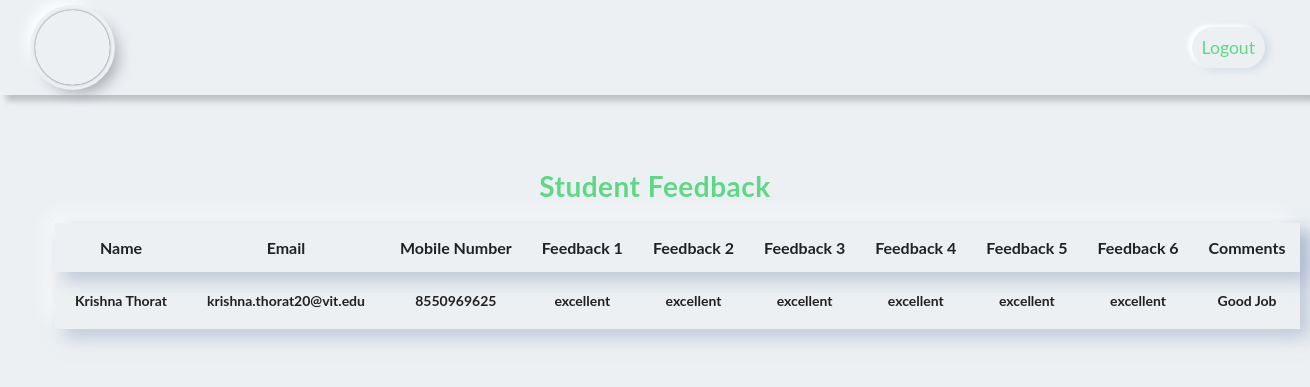
The page /admin/dashboard.php (signed in) on the database its author committed.
### tables this page shows
CREATE TABLE `user_feedback` (
  `id` int(11) NOT NULL,
  `user_name` varchar(255) NOT NULL,
  `user_email` varchar(255) NOT NULL,
  `user_mobile` varchar(255) NOT NULL,
  `user_feedback1` varchar(255) NOT NULL,
  `user_feedback2` varchar(255) NOT NULL,
  `user_feedback3` varchar(255) NOT NULL,
  `user_feedback4` varchar(255) NOT NULL,
  `user_feedback5` varchar(255) NOT NULL,
  `user_feedback6` varchar(255) NOT NULL,
  `user_comments` text
);

### admin/dashboard.php (the view, shortened to what this page needs)
<?php
include('session.php');
$sql = "SELECT * FROM user_feedback";
$result = $conn->query($sql);
?>
<!DOCTYPE html>
<html>
<head>
    <link rel="stylesheet" href="https://cdnjs.cloudflare.com/ajax/libs/font-awesome/5.15.2/css/all.min.css" />
    <link rel="stylesheet" href="dashboard_style.css">
</head>
<body>
    <?php include_once('aside/header.php'); ?>
    <div class="kt-dashboard-div">
        <div class="kt-dashboard-title">Student Feedback</div>
        <table class="kt-dashboard-table">
            <thead>
                <tr>
                    <th>Name</th>
                    <th>Email</th>
                    <th>Mobile Number</th>
                    <th>Feedback 1</th>
                    <th>Feedback 2</th>
                    <th>Feedback 3</th>
                    <th>Feedback 4</th>
                    <th>Feedback 5</th>
                    <th>Feedback 6</th>
                    <th>Comments</th>
                </tr>
            </thead>
            <tbody>
                <?php
                if ($result->num_rows > 0) {
                    while ($row = $result->fetch_assoc()) {
                        echo "<tr>";
                        echo "<td>" . $row["user_name"] . "</td>";
                        echo "<td>" . $row["user_email"] . "</td>";
                        echo "<td>" . $row["user_mobile"] . "</td>";
                        echo "<td>" . $row["user_feedback1"] . "</td>";
                        echo "<td>" . $row["user_feedback2"] . "</td>";
                        echo "<td>" . $row["user_feedback3"] . "</td>";
                        echo "<td>" . $row["user_feedback4"] . "</td>";
                        echo "<td>" . $row["user_feedback5"] . "</td>";
                        echo "<td>" . $row["user_feedback6"] . "</td>";
                        echo "<td>" . $row["user_comments"] . "</td>";
                        echo "</tr>";
                    }
                } else {
                    echo "0 results";
                }
                ?>
            </tbody>
        </table>
    </div>
</body>
</html>

### admin/aside/header.php (shortened to what this page needs)
<div class="kt-header-div">
    <a href="dashboard.php" class="kt-header-logo"></a>
    <a class="kt-logout" href="logout.php">Logout</a>
</div>

### admin/dashboard_style.css (style rules this page uses)
* { margin: 0; padding: 0; box-sizing: border-box; }
body { height: 100vh; width: 100vw; font-family: "Lato", sans-serif; font-weight: 700; color: #555; background: #ecf0f3; }
a { text-decoration: none; }
.kt-header-div { padding: 10px 35px; background: #ecf0f3; display: grid; align-items: center; grid-template-columns: repeat(3, 1fr); grid-template-areas: "header-logo header-navlinks header-logout"; box-shadow: -6px -6px 6px rgba(255, 255, 255, 0.8), 6px 6px 6px rgba(0, 0, 0, 0.2); }
.kt-header-logo { grid-area: header-logo; background: url("https://www.vit.edu/images/vit-logo.png"); background-position: 50% 50%; background-size: 50px 50px; background-repeat: no-repeat; width: 75px; height: 75px; border-radius: 50%; box-shadow: 0px 0px 2px #5f5f5f, 0px 0px 0px 5px #ecf0f3, 8px 8px 15px #a7aaaf, -8px -8px 15px #ffffff; }
.kt-logout { grid-area: header-logout; justify-self: end; padding: 10px; margin: 0 10px; font-size: 1.1em; border-radius: 40px; border-style: none; color: #5ed887; font-weight: normal; background-color: #ecf0f3; box-shadow: -4px -2px 4px 0px #fff, 4px 2px 8px 0px #d1d9e6; }
.kt-dashboard-div { padding: 30px 35px 30px 35px; margin: 20px 20px; border-radius: 15px; background: #ecf0f3; }
.kt-dashboard-title { font-size: 28px; padding-top: 24px; letter-spacing: 0.5px; color: #5ed887; text-align: center; }
table.kt-dashboard-table { width: 100%; margin-top: 20px; border-spacing: 0; color: #212121; text-align: center; box-shadow: 9px 9px 16px rgba(163, 177, 198, 0.6), -9px -9px 16px rgba(255, 255, 255, 0.6); }
table.kt-dashboard-table thead { box-shadow: 9px 9px 16px rgba(163, 177, 198, 0.6); }
table.kt-dashboard-table th { padding: 15px; white-space: nowrap; }
table.kt-dashboard-table > tbody > tr > td { padding: 20px; font-size: 14px; white-space: nowrap; position: relative; }

### rows shown on the page
user_feedback: user_name "Krishna Thorat", user_email "krishna.thorat20@vit.edu", user_mobile "8550969625", user_feedback1 "excellent", user_feedback2 "excellent", user_feedback3 "excellent", user_feedback4 "excellent", user_feedback5 "excellent", user_feedback6 "excellent", user_comments "Good Job"
